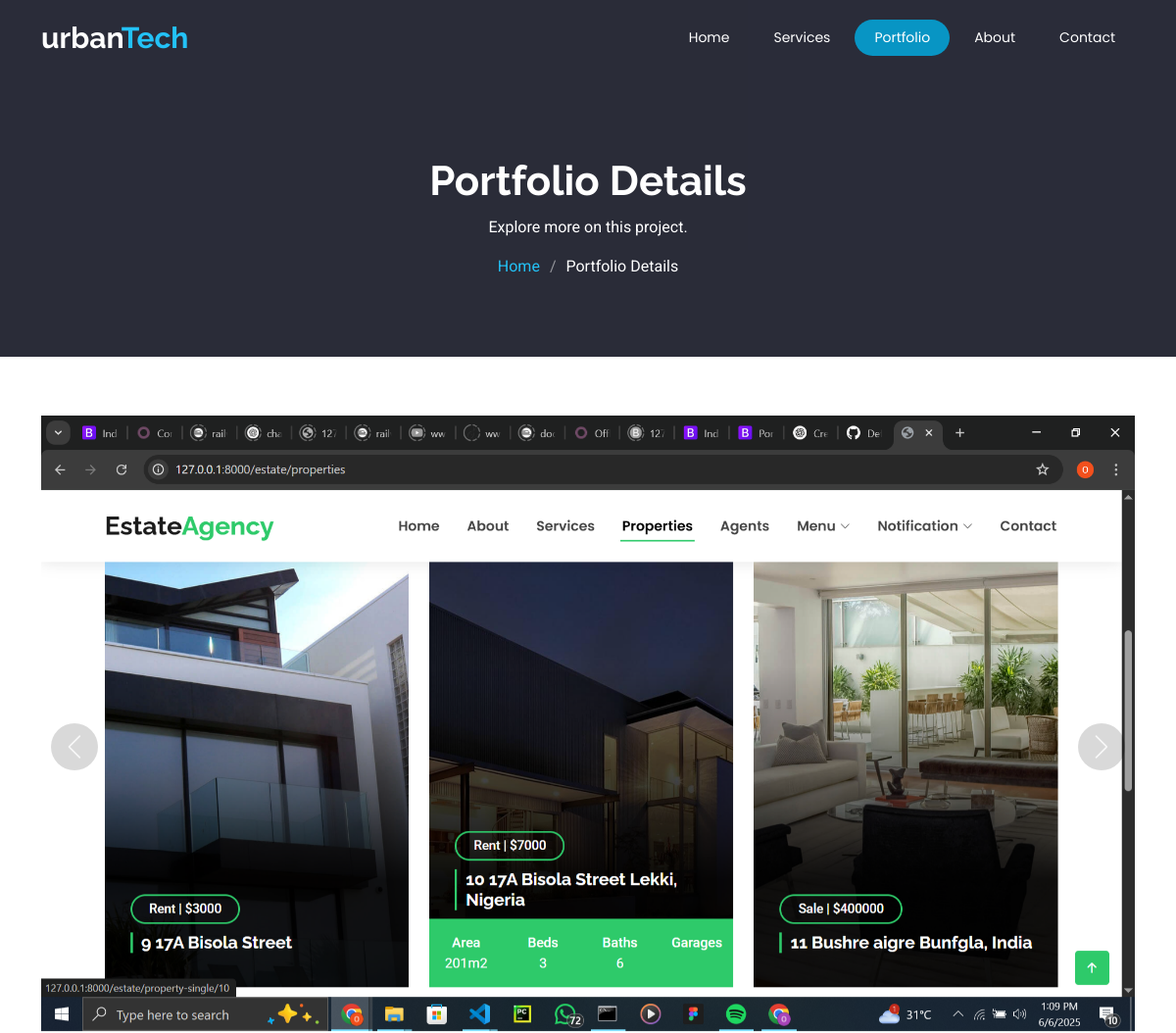
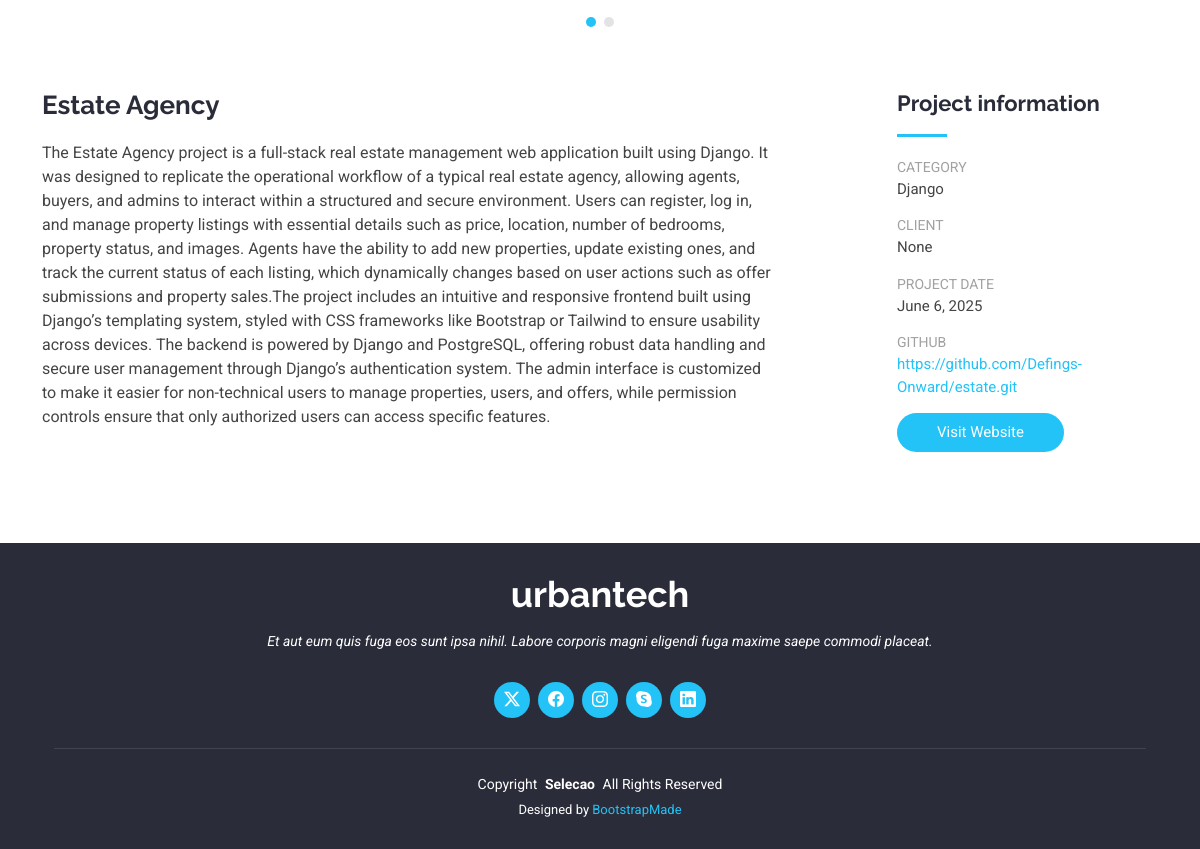
The page /portfolio/1 on the database its author committed (2 pictures, top to bottom).
### portfolio/models.py (models this page shows)
class Media(models.Model):
    image = models.ImageField(upload_to='images')
    project = models.ForeignKey(Project, on_delete=models.CASCADE)
    type = models.CharField(max_length=200, default="image")

class Project(models.Model):
    pic = models.ImageField(upload_to='images')
    name = models.CharField(max_length=200)
    category = models.CharField(max_length=200)
    client = models.CharField(max_length=200)
    date  = models.DateField(auto_now_add=True)
    git_url = models.URLField()
    project_url = models.URLField()
    note = models.TextField()
    substance = models.CharField(max_length=200)

### portfolio/views.py (the view)
# urls.py: path('portfolio/<int:id>', views.details, name="portfolio")
def details(request, id):
    project = Project.objects.get(id=id)
    media = Media.objects.filter(project_id=id)
    context = {
        'project': project,
        'media': media
    }
    return render(request, 'portfolio-details.html', context=context)

### portfolio/templates/portfolio-details.html (shortened to what this page needs)
{% load static %}
<!DOCTYPE html>
<html lang="en">
<head>
  <link href="{% static 'assets/vendor/bootstrap/css/bootstrap.min.css' %}" rel="stylesheet">
  <link href="{% static 'assets/vendor/bootstrap-icons/bootstrap-icons.css' %}" rel="stylesheet">
  <link href="{% static 'assets/vendor/aos/aos.css' %}" rel="stylesheet">
  <link href="{% static 'assets/vendor/animate.css/animate.min.css' %}" rel="stylesheet">
  <link href="{% static 'assets/vendor/glightbox/css/glightbox.min.css' %}" rel="stylesheet">
  <link href="{% static 'assets/vendor/swiper/swiper-bundle.min.css' %}" rel="stylesheet">
  <link href="{% static 'assets/css/main.css' %}" rel="stylesheet">
</head>
<body class="portfolio-details-page">
  <header id="header" class="header d-flex align-items-center fixed-top">
    <div class="container-fluid container-xl position-relative d-flex align-items-center justify-content-between">
      <a href="index.html" class="logo d-flex align-items-center">
        <h1 class="sitename">urban<span style="color: var(--accent-color);">Tech</span></h1>
      </a>
      <nav id="navmenu" class="navmenu">
        <ul>
          <li><a href="/#hero">Home</a></li>
          <li><a href="/#services">Services</a></li>
          <li><a href="/#portfolio" class="active">Portfolio</a></li>
          <li><a href="/#team">About</a></li>
          <li><a href="/#contact">Contact</a></li>
        </ul>
      </nav>
    </div>
  </header>
  <main class="main">
    <div class="page-title dark-background">
      <div class="container position-relative">
        <h1>Portfolio Details</h1>
        <p>Explore more on this project.</p>
        <nav class="breadcrumbs">
          <ol>
            <li><a href="/">Home</a></li>
            <li class="current">Portfolio Details</li>
          </ol>
        </nav>
      </div>
    </div>
    <section id="portfolio-details" class="portfolio-details section">
      <div class="container" data-aos="fade-up">
        <div class="portfolio-details-slider swiper init-swiper">
          <div class="swiper-wrapper align-items-center">
            {% for media in media %}
            {% if media.type == 'image' %}
            <div class="swiper-slide">
              <img src="{% static 'media/' %}{{media.image}}" alt="">
            </div>
            {%endif%}
            {% endfor %}
          </div>
          <div class="swiper-button-prev"></div>
          <div class="swiper-button-next"></div>
          <div class="swiper-pagination"></div>
        </div>
        <div class="row justify-content-between gy-4 mt-4">
          <div class="col-lg-8" data-aos="fade-up">
            <div class="portfolio-description">
              <h2>{{project.name}}</h2>
              <p>
                {{project.note}}
              </p>
            </div>
          </div>
          <div class="col-lg-3" data-aos="fade-up" data-aos-delay="100">
            <div class="portfolio-info">
              <h3>Project information</h3>
              <ul>
                <li><strong>Category</strong> {{project.substance}}</li>
                <li><strong>Client</strong> {{project.client}}</li>
                <li><strong>Project date</strong> {{project.date}}</li>
                <li><strong>Github</strong> <a href="{{project.git_url}}">{{project.git_url}}</a></li>
                <li>{% if project.project_url %}<a href="https://{{project.project_url}}" class="btn-visit align-self-start">Visit Website</a>{% endif %}</li>
              </ul>
            </div>
          </div>
        </div>
      </div>
    </section>
  </main>
  <footer id="footer" class="footer dark-background">
    <div class="container">
      <h3 class="sitename">urbantech</h3>
      <p>Et aut eum quis fuga eos sunt ipsa nihil. Labore corporis magni eligendi fuga maxime saepe commodi placeat.</p>
      <div class="social-links d-flex justify-content-center">
        <a href=""><i class="bi bi-twitter-x"></i></a>
        <a href=""><i class="bi bi-facebook"></i></a>
        <a href=""><i class="bi bi-instagram"></i></a>
        <a href=""><i class="bi bi-skype"></i></a>
        <a href=""><i class="bi bi-linkedin"></i></a>
      </div>
      <div class="container">
        <div class="copyright">
          <span>Copyright</span> <strong class="px-1 sitename">Selecao</strong> <span>All Rights Reserved</span>
        </div>
        <div class="credits">
          Designed by <a href="https://bootstrapmade.com/">BootstrapMade</a>
        </div>
      </div>
    </div>
  </footer>
</body>
</html>

### rows shown on the page
Media: image (picture)
Project: name "Estate Agency", note "The Estate Agency project is a full-stack real estate management web application built using Django. It was designed to replicate the operational workflow of a typical real estate agency, allowing agents, buyers, and admins to interact within a structured and secure environment. Users can register, log in, and manage property listings with essential details such as price, location, number of bedrooms, property status, and images. Agents have the ability to add new properties, update existing ones, and track the current status of each listing, which dynamically changes based on user actions such as offer submissions and property sales.The project includes an intuitive and responsive frontend…", substance "Django", client "None", date "June 6, 2025", git_url "https://github.com/Defings-Onward/estate.git"
